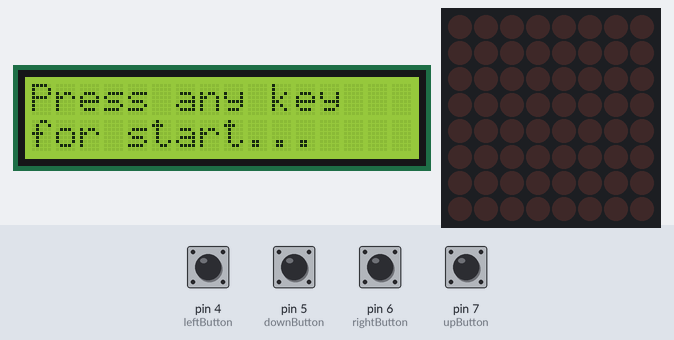
The program below on a simulated Arduino Uno, built with avr-gcc and run on an emulated ATmega328P. Shown: 16×2 character LCD, 8×8 LED matrix. Inputs (shaded band) come from the test bench; at power-on: pin 4 (leftButton), pin 5 (downButton), pin 6 (rightButton), pin 7 (upButton) HIGH. Random numbers use the default seed unless the program sets one.

Above: at 1.2 s.
1.3 s: pin 4 (leftButton) pulled LOW for 0.15 s
At 1.81 s:
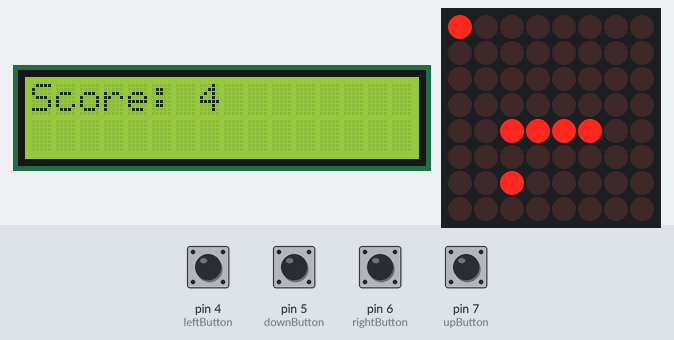
4.4 s: pin 5 (downButton) pulled LOW for 0.15 s
At 5.4 s:
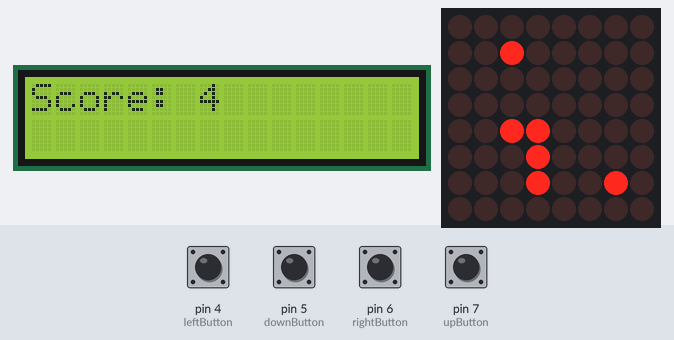
7.5 s: pin 6 (rightButton) pulled LOW for 0.15 s
At 8.4 s:
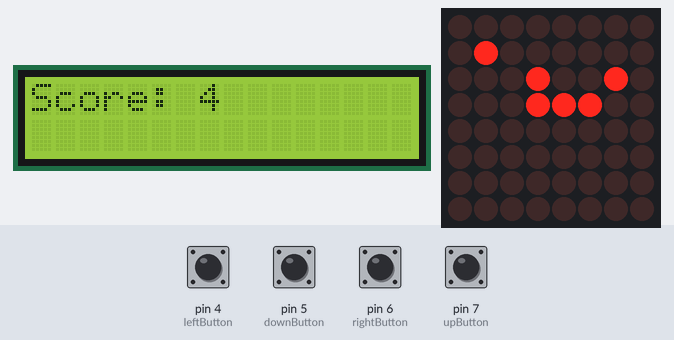
10.6 s: pin 7 (upButton) pulled LOW for 0.15 s
At 11.4 s:
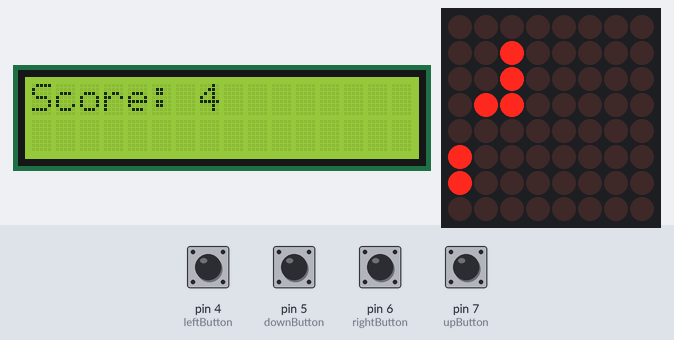
13.7 s: pin 4 (leftButton) pulled LOW for 0.15 s
At 14.4 s:
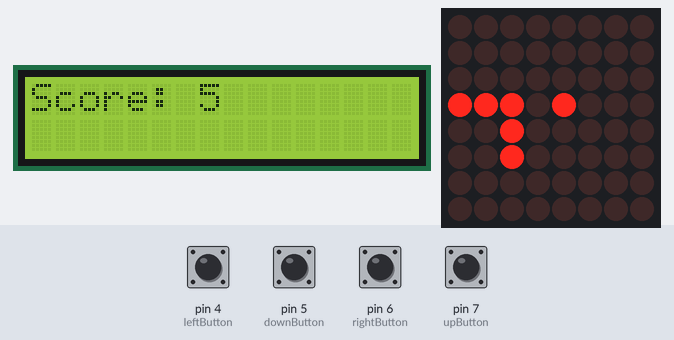
16.8 s: pin 5 (downButton) pulled LOW for 0.15 s
At 17.4 s:
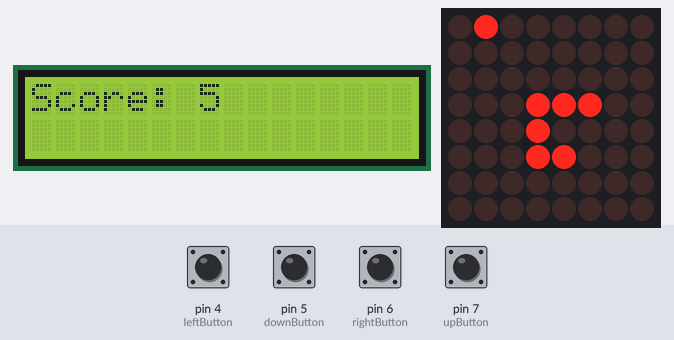
Timing chart, 0 to 19.8 s (numbered marks = the images above; inputs shaded):
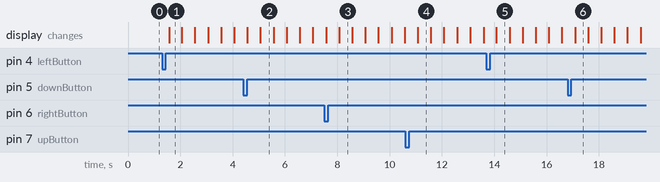

Measured:
- after the input at 1.3 s, the display: changes after 0.27 s (image 1)
- what the display in image 1 shows lasts 0.5 s, from 1.6 s to 2.1 s

The program:

main.cpp
```cpp
#include <Arduino.h>

#include <Wire.h>
#include <LiquidCrystal_I2C.h>
#include <GyverMAX7219.h>
#include "OneButton.h"

const int FRUIT_MAX = 2;

unsigned long lastTimeChanged = millis();
unsigned long stepDelay = 500;

unsigned long fruitsDelay = 3000;
unsigned long lastFruitsChanged = millis();

int lastDirection = 4;

MAX7219<1, 1, 9> mtrx; // CS PIN D9, DIN PIN D13, CLK PIN D11
LiquidCrystal_I2C lcd(0x27, 16, 2);

OneButton leftButton(4, true);  // left button on d4 pin
OneButton rightButton(6, true); // right button on d6 pin
OneButton upButton(7, true);    // up button on d7 pin
OneButton downButton(5, true);  // down button on d5 pin

const char *lose_text = "GAME OVER";
const char *start_text = "Press any key for start";
const char *score_text = "Score: ";

bool gameIsStarted = false;
bool gameIsOver = false;
bool gameIsPaused = false;

struct SnakeListNode
{
  int x;
  int y;

  SnakeListNode *next;
};

struct fruit
{
  int x;
  int y;
};

fruit fruits[FRUIT_MAX] = {
    {x : (int)random(0, 7), y : (int)random(0, 7)},
    {x : (int)random(0, 7), y : (int)random(0, 7)},
};

void generateNewFruits()
{
  for (int i = 0; i < FRUIT_MAX; i++)
  {
    fruits[i] = {x : (int)random(0, 7), y : (int)random(0, 7)};
  }
}

SnakeListNode *snakeHead;

size_t snakeSize;

int getCurrentSize()
{
  return snakeSize;
}

void createSnake(int x, int y)
{
  snakeSize = 1;
  snakeHead = new SnakeListNode();
  snakeHead->next = nullptr;
  snakeHead->x = x;
  snakeHead->y = y;
}

void addNewSnake(int x, int y)
{
  SnakeListNode *newHead = new SnakeListNode();
  newHead->next = snakeHead;
  newHead->x = x;
  newHead->y = y;
  snakeHead = newHead;
  snakeSize++;
}

void initStartScreen()
{
  if (gameIsPaused)
  {
    lcd.setCursor(0, 0);
    lcd.print("Game on pause");
  }
  else
  {
    lcd.setCursor(0, 0);
    lcd.print("Press any key");
    lcd.setCursor(0, 1);
    lcd.print("for start...");
  }
}

void initLoadingScreen()
{
  gameIsStarted = true;
  lcd.clear();
  lcd.setCursor(0, 0);
  lcd.print(score_text);
  lcd.setCursor(7, 0);
  lcd.print(getCurrentSize());
}

void showGameOver()
{
  gameIsOver = true;
  lcd.clear();
  lcd.setCursor(0, 0);
  lcd.print(lose_text);
  lcd.setCursor(0, 1);
  lcd.print(score_text);
  lcd.print(getCurrentSize());
  lcd.blink();
}

void updateCurrentScore()
{
  lcd.clear();
  lcd.setCursor(0, 0);
  lcd.print(score_text);
  lcd.setCursor(7, 0);
  lcd.print(getCurrentSize());
}

void startGame()
{
  if (!gameIsStarted)
  {
    initLoadingScreen();
    return;
  }
}

void fruitWasEated(SnakeListNode *node)
{
  for (int i = 0; i < FRUIT_MAX; i++)
  {
    if (fruits[i].x == node->x && fruits[i].y == node->y)
    {
      // 1-top; 2-bot; 3-left; 4-right
      switch (lastDirection)
      {
      case 1:
        addNewSnake(snakeHead->x, snakeHead->y + 1 == 8 ? 0 : snakeHead->y + 1);
        break;

      case 2:
        addNewSnake(snakeHead->x, snakeHead->y - 1 == -1 ? 7 : snakeHead->y - 1);
        break;

      case 3:
        addNewSnake(snakeHead->x - 1 == -1 ? 7 : snakeHead->x - 1, snakeHead->y);
        break;

      case 4:
        addNewSnake(snakeHead->x + 1 == 8 ? 0 : snakeHead->x + 1, snakeHead->y);
        break;
      }

      fruits[i].x = -2;
      fruits[i].y = -2;
      updateCurrentScore();
    }
  }
}

void moveSnake(int direction)
{
  if (lastDirection == 2 && direction == 1)
    direction = 2;
  else if (lastDirection == 1 && direction == 2)
    direction = 1;
  else if (lastDirection == 3 && direction == 4)
    direction = 3;
  else if (lastDirection == 4 && direction == 3)
    direction = 4;
  int prevX = snakeHead->x;
  int prevY = snakeHead->y;
  // 1-top; 2-bot; 3-left; 4-right
  switch (direction)
  {
  case 1:
    snakeHead->y = snakeHead->y + 1 == 8 ? 0 : snakeHead->y + 1;
    break;
  case 2:
    snakeHead->y = snakeHead->y - 1 == -1 ? 7 : snakeHead->y - 1;
    break;
  case 3:
    snakeHead->x = snakeHead->x - 1 == -1 ? 7 : snakeHead->x - 1;
    break;
  case 4:
    snakeHead->x = snakeHead->x + 1 == 8 ? 0 : snakeHead->x + 1;
    break;
  }
  SnakeListNode *iterator = snakeHead->next;
  size_t i = 1;
  fruitWasEated(snakeHead);
  while (i < snakeSize)
  {
    // 1-top; 2-bot; 3-left; 4-right
    int oldX = iterator->x;
    int oldY = iterator->y;
    iterator->x = prevX;
    iterator->y = prevY;
    prevX = oldX;
    prevY = oldY;
    fruitWasEated(iterator);
    iterator = iterator->next;
    i++;
  }
  lastDirection = direction;
}

void checkLoose()
{
  SnakeListNode *iterator = snakeHead;
  SnakeListNode *iteratorNext = snakeHead->next;
  while (iterator->next != NULL)
  {
    while (iteratorNext->next != NULL)
    {
      if (iterator->x == iteratorNext->x && iterator->y == iteratorNext->y)
      {
        showGameOver();
        return;
      }
      iteratorNext = iteratorNext->next;
    }
    iterator = iterator->next;
  }
  return;
}

void leftButtonClick()
{
  if (!gameIsStarted)
  {
    startGame();
    return;
  }
  moveSnake(3);
}

void rightButtonClick()
{
  if (!gameIsStarted)
  {
    startGame();
    return;
  }
  moveSnake(4);
}

void upButtonClick()
{
  if (!gameIsStarted)
  {
    startGame();
    return;
  }
  moveSnake(2);
}

void downButtonClick()
{
  if (!gameIsStarted)
  {
    startGame();
    return;
  }
  moveSnake(1);
}

void pauseOrUnpauseGame()
{
  updateCurrentScore();
  gameIsPaused = !gameIsPaused;
}

void setup()
{
  Serial.begin(113310);
  lcd.init();
  lcd.backlight();
  mtrx.begin();
  mtrx.setBright(4);

  leftButton.attachClick(leftButtonClick);
  rightButton.attachClick(rightButtonClick);
  upButton.attachClick(upButtonClick);
  downButton.attachClick(downButtonClick);

  leftButton.attachLongPressStart(pauseOrUnpauseGame);
  rightButton.attachLongPressStart(pauseOrUnpauseGame);
  upButton.attachLongPressStart(pauseOrUnpauseGame);
  downButton.attachLongPressStart(pauseOrUnpauseGame);

  createSnake(1, 4);
  addNewSnake(2, 4);
  addNewSnake(3, 4);
  addNewSnake(4, 4);
  updateCurrentScore();
}

void loop()
{
  unsigned long timeNow = millis();
  leftButton.tick();
  rightButton.tick();
  upButton.tick();
  downButton.tick();

  if (!gameIsStarted || gameIsPaused)
  {
    initStartScreen();
  }
  else
  {
    if (timeNow - lastTimeChanged > stepDelay)
    {
      lastTimeChanged = timeNow;
      checkLoose();
      if (gameIsOver)
      {
        mtrx.clear();
        mtrx.clearDisplay();
      }
      else
      {
        moveSnake(lastDirection);
        mtrx.clear();
        mtrx.clearDisplay();
        SnakeListNode *iterator = snakeHead;
        for (size_t i = 0; i < snakeSize; i++)
        {
          mtrx.dot(iterator->x, iterator->y);
          iterator = iterator->next;
        }
        for (int i = 0; i < FRUIT_MAX; i++)
        {
          mtrx.dot(fruits[i].x, fruits[i].y, 1);
        }
        if (timeNow - lastFruitsChanged > fruitsDelay)
        {
          lastFruitsChanged = timeNow;
          generateNewFruits();
        }
        mtrx.update();
      }
    }
  }
}
```
